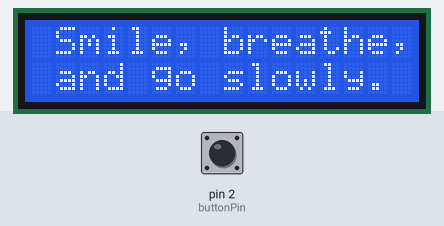
A sketch run on a simulated Arduino Uno, built with avr-gcc and run on an emulated ATmega328P. Shown: 16×2 character LCD. Inputs (shaded band) come from the test bench; at power-on: pin 2 (buttonPin) HIGH.

Above: at 1.2 s.
1.3 s: pin 2 (buttonPin) pulled LOW for 0.15 s
At 4.6 s:
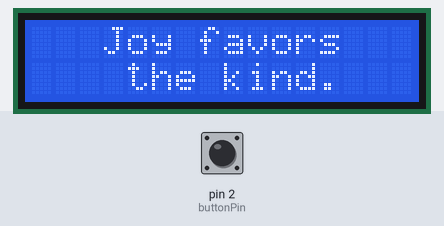
At 11.4 s:
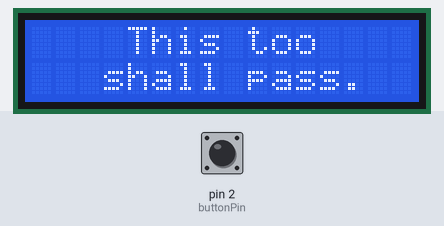
Timing chart, 0 to 12.9 s (numbered marks = the images above; inputs shaded):
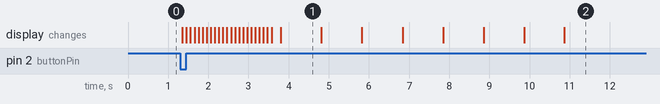

Measured:
- after the input at 1.3 s, the display: first changes after 0.06 s (image 2 shows a later state)
- what the display in image 1 shows lasts 1.0 s, from 3.8 s to 4.8 s

The sketch:

pocket-guru.ino
```cpp
// Helpful article: https://www.makerguides.com/character-i2c-lcd-arduino-tutorial/

// Include the libraries:
// LiquidCrystal_I2C.h: https://github.com/johnrickman/LiquidCrystal_I2C
#include <Wire.h> // Library for I2C communication
#include <LiquidCrystal_I2C.h> // Library for LCD

const int WIDTH = 16;

// Wiring: SDA pin is connected to A4 and SCL pin to A5.
// Connect to LCD via I2C, default address 0x27 (A0-A2 not jumpered)
LiquidCrystal_I2C lcd = LiquidCrystal_I2C(0x27, WIDTH, 2); // Change to (0x27,20,4) for 20x4 LCD.

const int buttonPin = 2;
int buttonState = 0;
int lastButtonState = 0;

const int NORMAL_REFRESH_SEC = 10;
const int BLAST_REFRESH_SEC = 1;

int secondsUntilRefresh = NORMAL_REFRESH_SEC;
int currentMessageIndex = 0;
unsigned long lastRefreshMillis = 0;
unsigned long blastStartMillis = 0;

const char *messages[] = {
  "Smile, breathe,", "and go slowly.",
  "Joy favors", "the kind.",
  "Whenever you go,", "there you are.",
  "All is well.", "",
  "You are not", "your thoughts.",
  "You can totally", "do this.",
  "Stay hungry", "Stay foolish",
  "Reach for", "the stars.",
  "This too", "shall pass.",
  "No feeling", "is final.",
  "Dance lightly", "with life.",
  "Creativity is", "like electricity",
  "Wisdom begins", "in wonder.",
  "You are", "your choices."
};

int totalMessages = 0;

// Custom characters
uint8_t heart[8] = {0x0,0xa,0x1f,0x1f,0xe,0x4,0x0};

const int SWEEP_CHAR = 0;
const int SWEEP_LENGTH = 8;

const int BLAST_DURATION_SEC = 8;

const int SCROLLING = 0;
const int SWEEPING = 1;
const int BLASTING = 2;

int state = SCROLLING;

void setup() {
  // Initialize the LCD:
  lcd.init();
  lcd.backlight();

  lcd.createChar(0, heart);

  // Initialize the button as an input:
  pinMode(buttonPin, INPUT_PULLUP);

  // The number of elements in the array is the first division.
  // Since each message is split into two elements (first line and second line),
  // dividing by two gives us the total number of messages.
  totalMessages = (sizeof(messages) / sizeof(messages[0])) / 2;

  lastRefreshMillis = millis();

  Serial.begin(9600);
}

void loop() {
  if(state == SCROLLING) scroll();
  else if(state == SWEEPING) sweep();
  else if(state == BLASTING) blast();

  // Read button input:
  buttonState = digitalRead(buttonPin);
  // Button was just pressed
  if (lastButtonState == HIGH && buttonState == LOW) {
    if(state != SWEEPING && state != BLASTING) {
      state = SWEEPING;
    }
  }

  lastButtonState = buttonState;
}

void scroll() {
  // If enough time has passed, show the next message
  unsigned long currentMillis = millis();
  if (currentMillis - lastRefreshMillis >= secondsUntilRefresh * 1000) {
    currentMessageIndex = (currentMessageIndex + 1) % totalMessages;
    lcd.clear();
    lastRefreshMillis = currentMillis;
  }

  printMessage(currentMessageIndex);
}

void sweep() {
  lcd.clear();

  drawClearChars(SWEEP_LENGTH);

  for(int i = 0; i < SWEEP_LENGTH - 2; i++) {
    lcd.scrollDisplayLeft();
  }

  for(int i = 0; i < WIDTH + SWEEP_LENGTH; i++) {
    delay(100);
    lcd.scrollDisplayRight();
  }

  lcd.clear();

  blastStartMillis = millis();
  state = BLASTING;
}

void drawClearChars(int count) {
  for(int i = 0; i < count; i++) {
    lcd.setCursor(i, 0);
    lcd.write(SWEEP_CHAR);
    lcd.setCursor(i, 1);
    lcd.write(SWEEP_CHAR);
  }
}

void blast() {
  secondsUntilRefresh = BLAST_REFRESH_SEC;

  scroll();

  if (millis() - blastStartMillis >= BLAST_DURATION_SEC * 1000) {
    secondsUntilRefresh = NORMAL_REFRESH_SEC;
    state = SCROLLING;
  }
}

void printMessage(int index) {
  char *line1 = messages[index * 2];
  char *line2 = messages[(index * 2) + 1];

  printLine(line1, 0);
  printLine(line2, 1);
}

void printLine(char *message, int line) {
  int length = strlen(message);
  // No need to do anything if the message is blank, so return
  if (length <= 0) return;

  // This calculation centers the message on the screen
  int cursorStart = ceil((WIDTH - length) / 2.0);

  lcd.setCursor(cursorStart, line);
  lcd.print(message);
}
```
